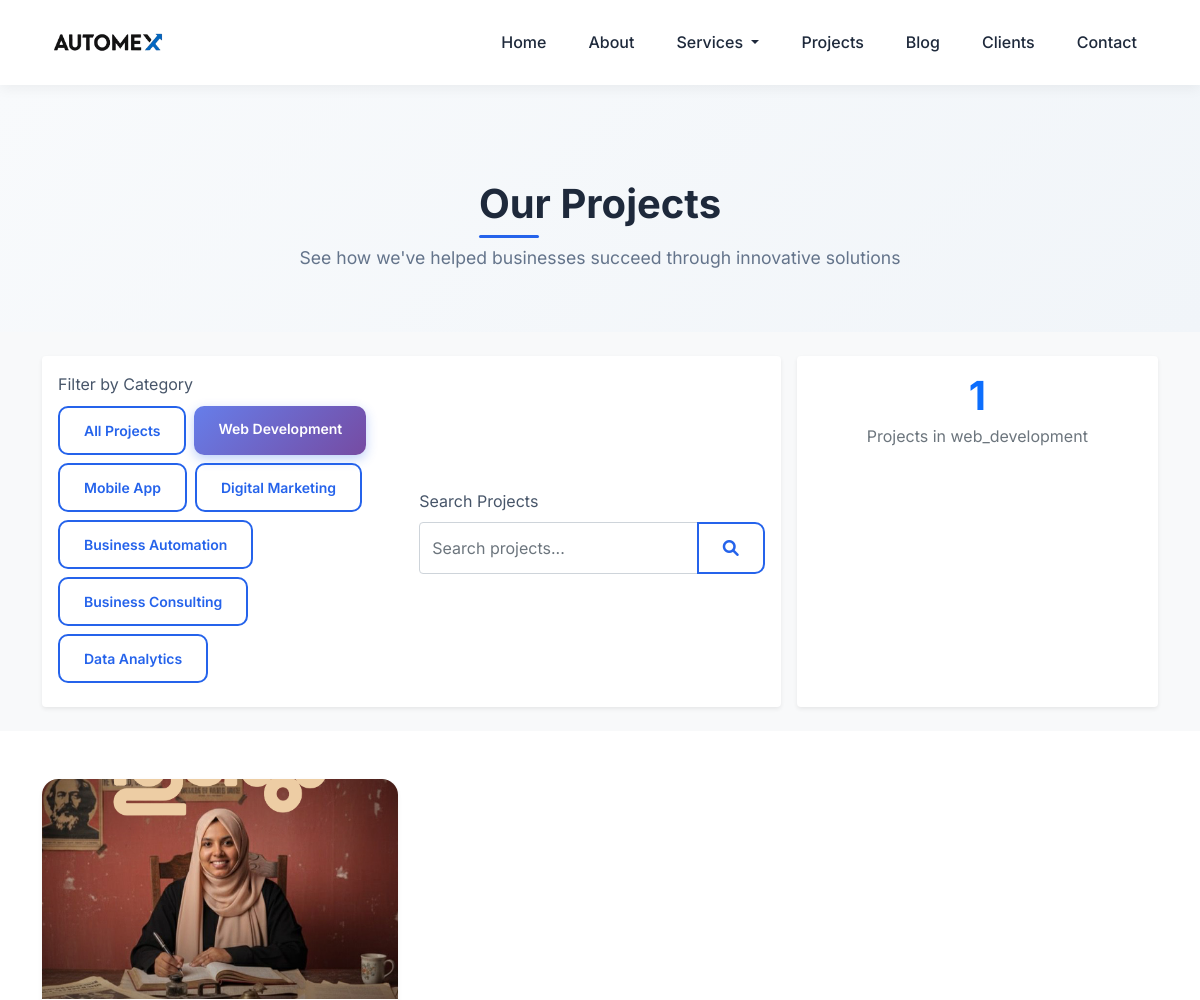
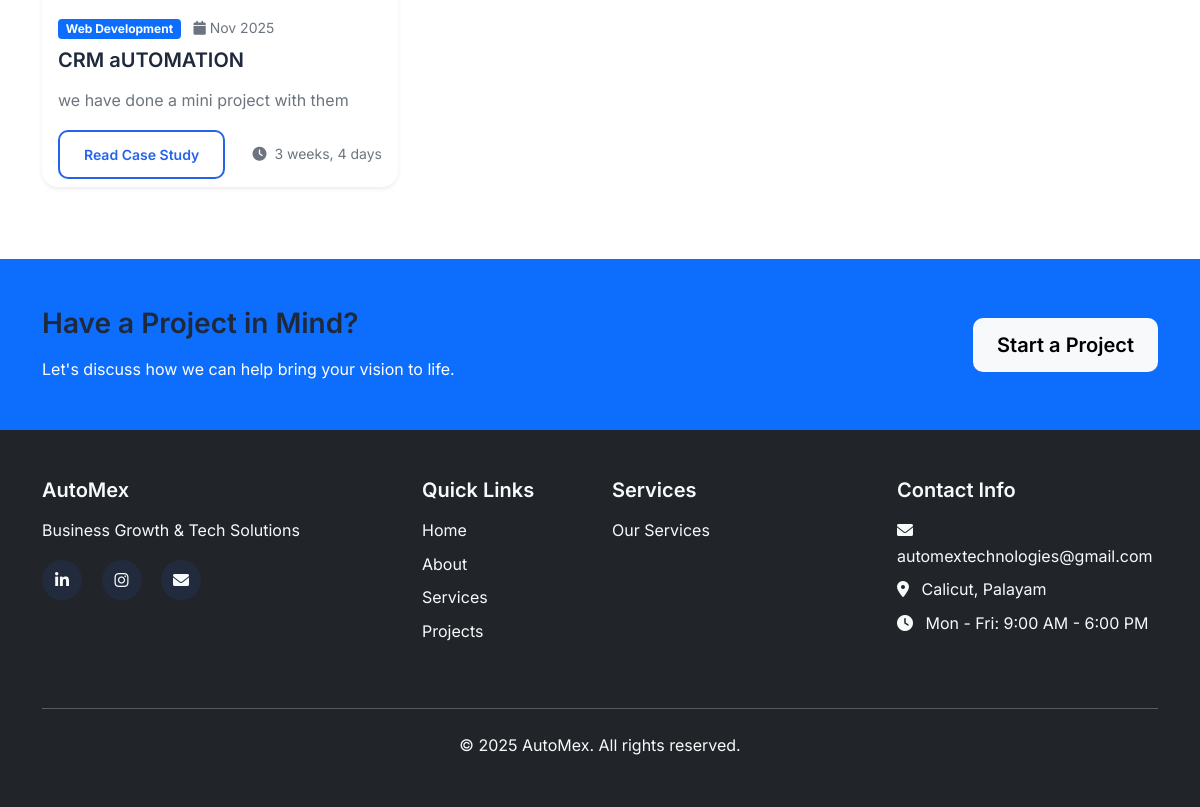
The page /projects/?category=web_development on the database its author committed (2 pictures, top to bottom).
### projects/models.py (models this page shows, shortened)
class Project(models.Model):
    PROJECT_CATEGORIES = [
        ('web_development', 'Web Development'),
        ('mobile_app', 'Mobile App'),
        ('digital_marketing', 'Digital Marketing'),
        ('business_automation', 'Business Automation'),
        ('consulting', 'Business Consulting'),
        ('data_analytics', 'Data Analytics'),
    ]
    title = models.CharField(max_length=200)
    slug = models.SlugField(unique=True)
    client = models.CharField(max_length=200)
    category = models.CharField(max_length=50, choices=PROJECT_CATEGORIES)
    short_description = models.TextField()
    description = RichTextField()
    challenge = RichTextField(blank=True)
    solution = RichTextField(blank=True)
    results = RichTextField(blank=True)
    start_date = models.DateField()
    end_date = models.DateField(blank=True, null=True)
    project_url = models.URLField(blank=True)
    github_url = models.URLField(blank=True)
    main_image = models.ImageField(upload_to='projects/')
    image_1 = models.ImageField(upload_to='projects/', blank=True, null=True)
    image_2 = models.ImageField(upload_to='projects/', blank=True, null=True)
    image_3 = models.ImageField(upload_to='projects/', blank=True, null=True)
    is_featured = models.BooleanField(default=False)
    is_published = models.BooleanField(default=True)
    meta_title = models.CharField(max_length=200, blank=True)
    meta_description = models.TextField(blank=True)
    tags = TaggableManager(blank=True)
    created_at = models.DateTimeField(auto_now_add=True)
    updated_at = models.DateTimeField(auto_now=True)
    class Meta:
        ordering = ['-start_date']

### projects/views.py (the view)
# urls.py: path('', views.project_list, name='project_list'),
def project_list(request):
    projects = Project.objects.filter(is_published=True).order_by('-start_date')
    categories = Project.PROJECT_CATEGORIES
    category = request.GET.get('category')
    if category:
        projects = projects.filter(category=category)
    featured_projects = projects.filter(is_featured=True)[:3]
    context = {
        'projects': projects,
        'featured_projects': featured_projects,
        'categories': categories,
        'selected_category': category,
    }
    return render(request, 'projects/project_list.html', context)

### core/context_processors.py (called while the page is built)
def company_info(request):
    company_info = CompanyInfo.objects.first()
    return {
        'company_info': company_info,
    }

### services/context_processors.py (called while the page is built)
def services_processor(request):
    services = Service.objects.filter(is_active=True).order_by('order')[:6]
    return {
        'services': services,
    }

### templates/projects/project_list.html (shortened to what this page needs)
{% extends 'base.html' %}
{% block content %}
<section class="page-header">
    <div class="container">
        <div class="row">
            <div class="col-lg-12 text-center">
                <h1 class="section-title">Our Projects</h1>
                <p class="section-subtitle">See how we've helped businesses succeed through innovative solutions</p>
            </div>
        </div>
    </div>
</section>
<section class="py-4 bg-light">
    <div class="container">
        <div class="row g-3">
            <div class="col-lg-8">
                <div class="card border-0 shadow-sm">
                    <div class="card-body">
                        <div class="row g-3 align-items-center">
                            <div class="col-md-6">
                                <label class="form-label fw-semibold">Filter by Category</label>
                                <div class="filter-buttons">
                                    <a href="{% url 'project_list' %}" class="btn btn-sm {% if not selected_category %}btn-primary{% else %}btn-outline-primary{% endif %} me-2 mb-2">
                                        All Projects
                                    </a>
                                    {% for category in categories %}
                                    <a href="{% url 'project_list' %}?category={{ category.0 }}" class="btn btn-sm {% if selected_category == category.0 %}btn-primary{% else %}btn-outline-primary{% endif %} me-2 mb-2">
                                        {{ category.1 }}
                                    </a>
                                    {% endfor %}
                                </div>
                            </div>
                            <div class="col-md-6">
                                <label class="form-label fw-semibold">Search Projects</label>
                                <div class="input-group">
                                    <input type="text" class="form-control" placeholder="Search projects..." id="projectSearch">
                                    <button class="btn btn-outline-primary" type="button">
                                        <i class="fas fa-search"></i>
                                    </button>
                                </div>
                            </div>
                        </div>
                    </div>
                </div>
            </div>
            <div class="col-lg-4">
                <div class="card border-0 shadow-sm h-100">
                    <div class="card-body text-center">
                        <div class="projects-stats">
                            <h3 class="text-primary mb-1">{{ projects|length }}</h3>
                            <p class="text-muted mb-0">Projects{% if selected_category %} in {{ selected_category }}{% endif %}</p>
                        </div>
                    </div>
                </div>
            </div>
        </div>
    </div>
</section>
<section class="py-5">
    <div class="container">
        {% if projects %}
        <div class="row" id="projectsGrid">
            {% for project in projects %}
            <div class="col-lg-4 col-md-6 mb-4 project-item" data-category="{{ project.category }}" data-title="{{ project.title|lower }}">
                <div class="card project-card h-100 border-0 shadow-sm">
                    <div class="project-image-container position-relative overflow-hidden">
                        <img src="{{ project.main_image.url }}" class="card-img-top" alt="{{ project.title }}" style="height: 220px; object-fit: cover;">
                    </div>
                    <div class="card-body">
                        <div class="project-meta mb-2">
                            <span class="badge bg-primary">{{ project.get_category_display }}</span>
                            <small class="text-muted ms-2"><i class="fas fa-calendar me-1"></i>{{ project.start_date|date:"M Y" }}</small>
                        </div>
                        <h5 class="card-title mb-3">{{ project.title }}</h5>
                        <p class="card-text text-muted">{{ project.short_description }}</p>
                    </div>
                    <div class="card-footer bg-transparent border-0 pt-0">
                        <div class="d-flex justify-content-between align-items-center">
                            <a href="{% url 'project_detail' project.slug %}" class="btn btn-outline-primary btn-sm">
                                Read Case Study
                            </a>
                            <small class="text-muted">
                                <i class="fas fa-clock me-1"></i>
                                {% if project.end_date %}
                                {{ project.start_date|timesince:project.end_date }}
                                {% else %}
                                Ongoing
                                {% endif %}
                            </small>
                        </div>
                    </div>
                </div>
            </div>
            {% endfor %}
        </div>
        {% endif %}
    </div>
</section>
<section class="py-5 bg-primary text-white">
    <div class="container">
        <div class="row align-items-center">
            <div class="col-lg-8">
                <h3 class="mb-3">Have a Project in Mind?</h3>
                <p class="mb-0">Let's discuss how we can help bring your vision to life.</p>
            </div>
            <div class="col-lg-4 text-lg-end">
                <a href="{% url 'contact' %}" class="btn btn-light btn-lg">Start a Project</a>
            </div>
        </div>
    </div>
</section>
{% endblock %}

### templates/base.html (style rules this page uses)
:root { --primary-color: #2563eb; --primary-light: #3b82f6; --primary-dark: #1d4ed8; --secondary-color: #64748b; --accent-color: #06b6d4; --success-color: #10b981; --warning-color: #f59e0b; --light-color: #f8fafc; --dark-color: #1e293b; --border-radius: 16px; --shadow-light: 0 4px 12px rgba(0, 0, 0, 0.05); --shadow-medium: 0 8px 25px rgba(0, 0, 0, 0.1); --shadow-heavy: 0 15px 30px rgba(0, 0, 0, 0.15); --transition: all 0.3s ease; --gradient-primary: linear-gradient(135deg, #667eea 0%, #764ba2 100%); --gradient-secondary: linear-gradient(135deg, #f093fb 0%, #f5576c 100%); }
body { font-family: 'Inter', sans-serif; line-height: 1.6; color: #475569; padding-top: 80px; background: #ffffff; overflow-x: hidden; }
h1, h2, h3, h4, h5, h6 { font-weight: 600; color: var(--dark-color); }
.service-card, .project-card, .blog-card, .team-card, .client-card { transition: var(--transition); border: none; box-shadow: var(--shadow-light); border-radius: var(--border-radius); overflow: hidden; height: 100%; background: white; }
.section-title { font-weight: 700; color: var(--dark-color); margin-bottom: 1rem; position: relative; display: inline-block; }
.section-title::after { content: ''; position: absolute; bottom: -10px; left: 0; width: 60px; height: 3px; background: var(--primary-color); border-radius: 2px; }
.section-subtitle { color: var(--secondary-color); font-size: 1.1rem; max-width: 700px; margin: 0 auto; }
.btn { border-radius: 10px; padding: 12px 24px; font-weight: 600; transition: var(--transition); border: none; }
.btn-primary { background: var(--gradient-primary); box-shadow: 0 4px 12px rgba(37, 99, 235, 0.3); }
.btn-outline-primary { border: 2px solid var(--primary-color); color: var(--primary-color); }
.page-header { padding: 100px 0 60px; background: linear-gradient(135deg, #f8fafc 0%, #f1f5f9 100%); position: relative; }

### templates/projects/project_list.html (style rules this page uses)
.project-card { transition: all 0.3s ease; position: relative; }
.project-image-container { position: relative; }
.projects-stats h3 { font-size: 2.5rem; font-weight: 700; }
.filter-buttons { display: flex; flex-wrap: wrap; }

### rows shown on the page
Project: category "web_development", main_image (picture), category "Web Development", start_date "Nov 2025", title "CRM aUTOMATION", short_description "we have done a mini project with them", start_date "3 weeks, 4 days"

### other values the page prints
{{ category.1 }} "Web Development" "Mobile App" "Digital Marketing" "Business Automation" "Business Consulting" "Data Analytics"
{{ projects|length }} "1"
